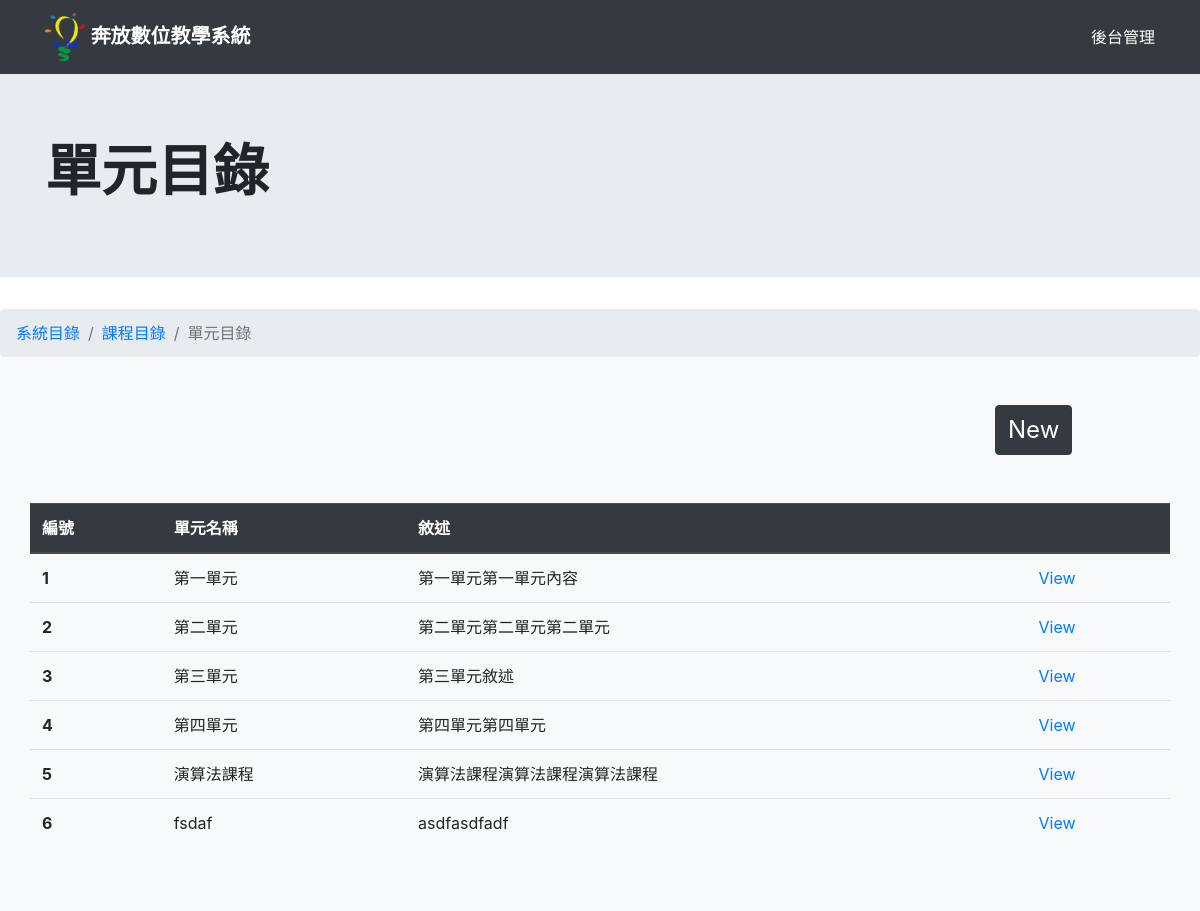
Before: /show_unit/ with the older database file.
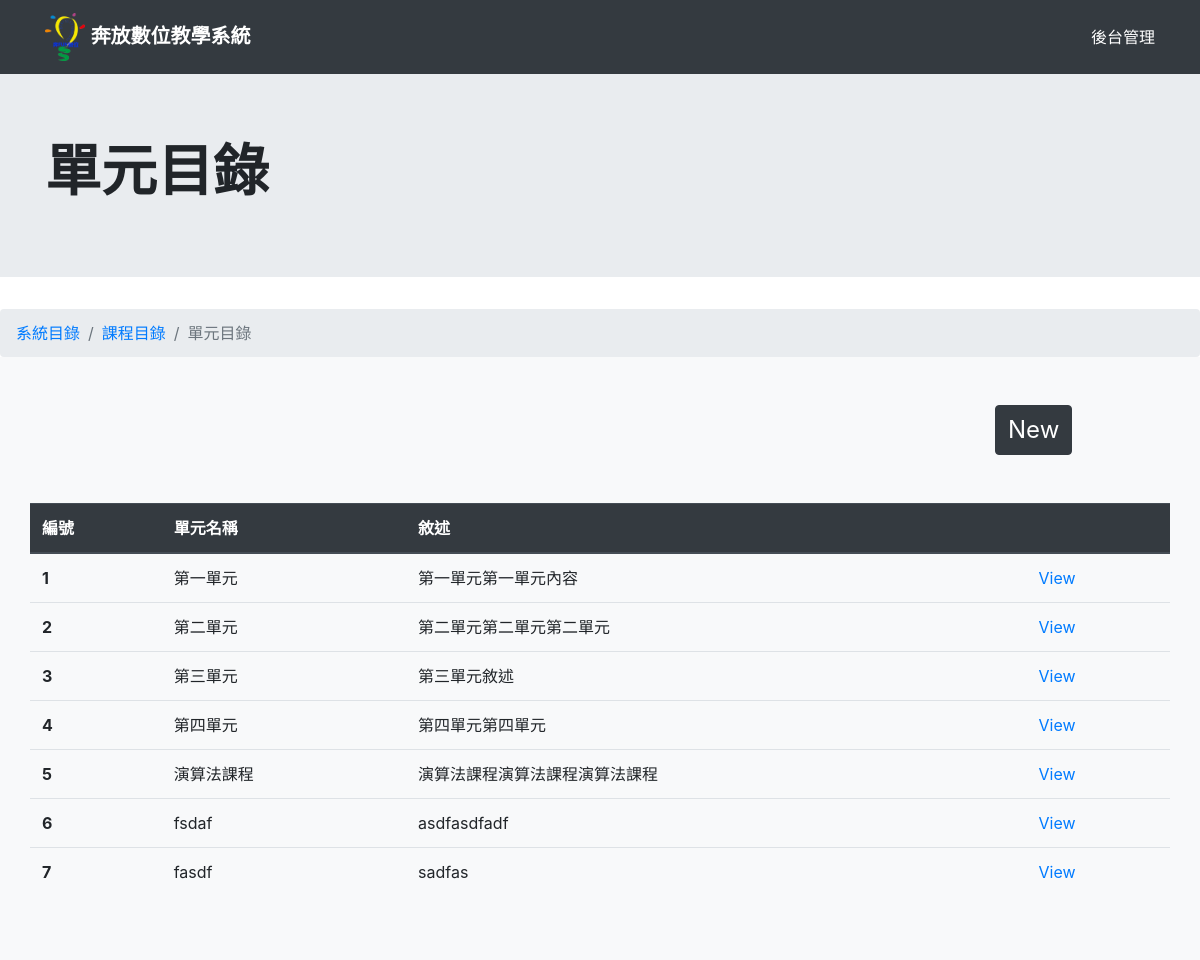
After: the same page with the newer database file.
### webApp/models.py (models this page shows, shortened)
class TeachCourseUnit(models.Model):
    teach_course = models.ForeignKey(TeachCourse, on_delete=models.CASCADE)
    unitName = models.CharField(max_length=200)
    unit_description = models.TextField(max_length=200, null=True)
    fileId = models.CharField(max_length=200, null=True)

### webApp/views.py (the view)
# urls.py: path("show_unit/", views.showUnit),
def showUnit(request, status=None):
    allObject = TeachCourseUnit.objects.all()  # 沒有特異性
    return render(request, "showUnit.html", locals())

### webApp/templates/showUnit.html (shortened to what this page needs)
{% extends "base.html" %}
{% block content %}
<main role="main">
  <div class="jumbotron jumbotron-fluid">
    <div class="container">
      <h1 class="display-4" style="font-weight: bolder">{{courseName}}單元目錄</h1>
    </div>
  </div>
  <nav aria-label="breadcrumb">
    <ol class="breadcrumb" style="margin: 0px;">
      <li class="breadcrumb-item active" aria-current="page"><a href="/show_catalog/">系統目錄</a></li>
      <li class="breadcrumb-item active" aria-current="page"><a href="/show_course/">課程目錄</a></li>
      <li class="breadcrumb-item active" aria-current="page">單元目錄</li>
    </ol>
  </nav>
  <div class="album py-5 bg-light">
    <div class="container">
      <div class="row justify-content-end mb-5">
        <div class="col-2">
          <button type="button" class="btn btn-dark" data-toggle="modal" data-target="#exampleModal"
            style="font-size: 24px">
            New
          </button>
        </div>
      </div>
      <div class="row">
        <table class="table">
          <thead class="thead-dark">
            <tr>
              <th scope="col">編號</th>
              <th scope="col">單元名稱</th>
              <th scope="col">敘述</th>
              <th scope="col"> </th>
            </tr>
          </thead>
          <tbody>
            {% load static %}
            {% for item in allObject %}
            <tr>
              <th scope="row">{{forloop.counter}}</th>
              <td>{{ item.unitName}}</td>
              <td>{{ item.unit_description}}</td>
              <td><a href="/showUnitContent/{{item.fileId}}">View</a> </td>
            </tr>
            {% endfor %}
          </tbody>
      </div>
    </div>
  </div>
</main>
{% endblock %}

Changed rows visible on the page:
added TeachCourseUnit: unitName "fasdf", unit_description "sadfas"
